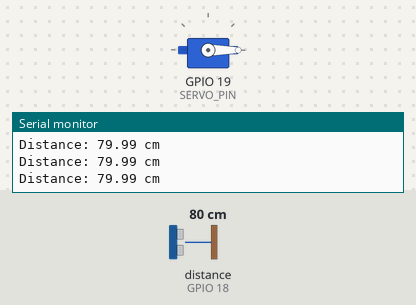
Simulated run of this sketch. Board: ESP32. Parts: servo, the last lines printed to the serial monitor. Wiring (inferred from the names in the program): ultrasonic range finder: trigger GPIO 5; echo GPIO 18. The test bench sets the inputs (shaded band); at power-on: distance to the obstacle (sensor on GPIO 18) 80 cm. The echo pulse lasts 58.3 µs per cm; WiFi joins after 1.5 s; servers stay silent unless stated.

Above: at 2.7 s.
2.8 s: distance to the obstacle (sensor on GPIO 18) set to 22 cm
4.3 s: distance to the obstacle (sensor on GPIO 18) set to 19 cm
At 4.8 s:
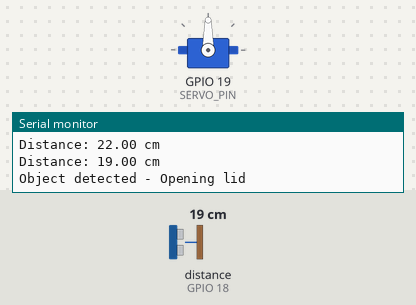
6.0 s: distance to the obstacle (sensor on GPIO 18) set to 35 cm
At 8.3 s:
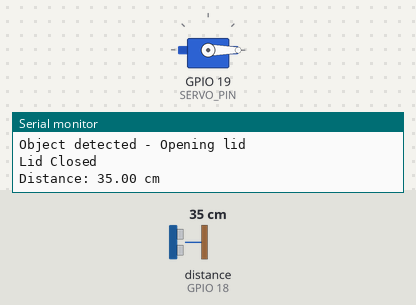
9.0 s: distance to the obstacle (sensor on GPIO 18) set to 18 cm
At 9.7 s:
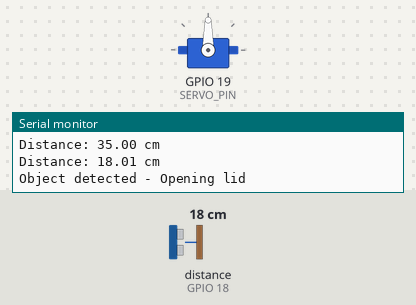
Timing chart, 0 to 13.0 s (numbered marks = the images above; inputs shaded):
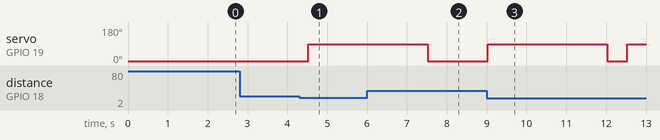

The sketch:

smart_dustbin.ino
```cpp
#include <WiFi.h>
#include <ESP32Servo.h>

// Wi-Fi Details
const char* ssid = "YOUR_WIFI_NAME";
const char* password = "YOUR_WIFI_PASSWORD";

// Pin Connections
#define TRIG_PIN 5
#define ECHO_PIN 18
#define SERVO_PIN 19

Servo lidServo;

long duration;
float distance;

int openDistance = 20;
int fullDistance = 10;

// Function to measure distance
float getDistance()
{
  digitalWrite(TRIG_PIN, LOW);
  delayMicroseconds(2);

  digitalWrite(TRIG_PIN, HIGH);
  delayMicroseconds(10);

  digitalWrite(TRIG_PIN, LOW);

  duration = pulseIn(ECHO_PIN, HIGH);

  distance = duration * 0.0343 / 2;

  return distance;
}

// Setup
void setup()
{
  Serial.begin(115200);

  pinMode(TRIG_PIN, OUTPUT);
  pinMode(ECHO_PIN, INPUT);

  lidServo.attach(SERVO_PIN);

  // Initially keep the lid closed
  lidServo.write(0);

  // Connect to Wi-Fi
  Serial.println("Connecting to Wi-Fi...");

  WiFi.begin(ssid, password);

  while (WiFi.status() != WL_CONNECTED)
  {
    delay(500);
    Serial.print(".");
  }

  Serial.println();
  Serial.println("Wi-Fi Connected!");

  Serial.print("IP Address: ");
  Serial.println(WiFi.localIP());
}

// Main program
void loop()
{
  float currentDistance = getDistance();

  Serial.print("Distance: ");
  Serial.print(currentDistance);
  Serial.println(" cm");

  // Check whether the dustbin is full
  if (currentDistance <= fullDistance)
  {
    Serial.println("Dustbin is FULL!");

    lidServo.write(0);
  }

  // Detect a person's hand
  else if (currentDistance <= openDistance)
  {
    Serial.println("Object detected - Opening lid");

    lidServo.write(90);

    delay(3000);

    lidServo.write(0);

    Serial.println("Lid Closed");
  }

  else
  {
    lidServo.write(0);
  }

  delay(500);
}
```

Measured:
- the behaviour switches between 21 and 20 cm on distance to the obstacle (sensor on GPIO 18) (found by bisection; images 0 and 1)
- after the input at 4.3 s, servo on GPIO 19 (SERVO_PIN): 0° → 90° after 0.23 s
- after the input at 6.0 s, servo on GPIO 19 (SERVO_PIN): goes on until 7.5 s, then stays 0°
- after the input at 9.0 s, servo on GPIO 19 (SERVO_PIN): 0° → 90° at once, → 0° 3.0 s later, → 90° 0.50 s later
